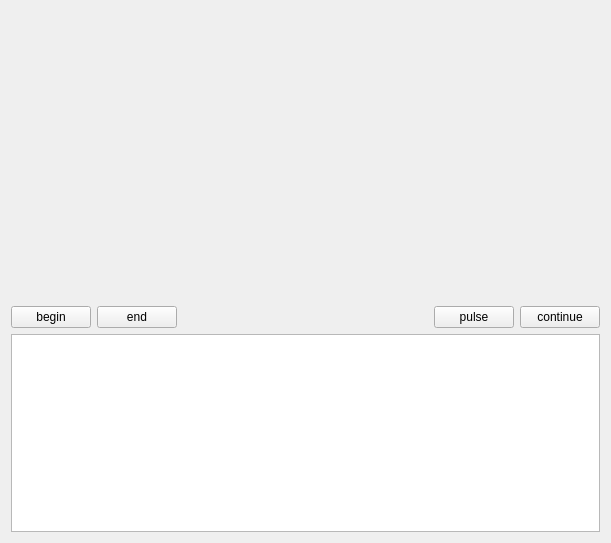
<?xml version="1.0" encoding="UTF-8"?>
<ui version="4.0">
 <class>myWidget</class>
 <widget class="QWidget" name="myWidget">
  <property name="geometry">
   <rect>
    <x>0</x>
    <y>0</y>
    <width>611</width>
    <height>543</height>
   </rect>
  </property>
  <property name="windowTitle">
   <string>myWidget</string>
  </property>
  <layout class="QGridLayout" name="gridLayout">
   <item row="0" column="1">
    <spacer name="verticalSpacer">
     <property name="orientation">
      <enum>Qt::Vertical</enum>
     </property>
     <property name="sizeHint" stdset="0">
      <size>
       <width>20</width>
       <height>295</height>
      </size>
     </property>
    </spacer>
   </item>
   <item row="1" column="0">
    <widget class="QPushButton" name="pushButtonBegin">
     <property name="text">
      <string>begin</string>
     </property>
    </widget>
   </item>
   <item row="1" column="1">
    <widget class="QPushButton" name="pushButtonEnd">
     <property name="text">
      <string>end</string>
     </property>
    </widget>
   </item>
   <item row="1" column="2">
    <spacer name="horizontalSpacer">
     <property name="orientation">
      <enum>Qt::Horizontal</enum>
     </property>
     <property name="sizeHint" stdset="0">
      <size>
       <width>266</width>
       <height>20</height>
      </size>
     </property>
    </spacer>
   </item>
   <item row="1" column="3">
    <widget class="QPushButton" name="pushButtonPulse">
     <property name="text">
      <string>pulse</string>
     </property>
    </widget>
   </item>
   <item row="1" column="4">
    <widget class="QPushButton" name="pushButtonContinue">
     <property name="text">
      <string>continue</string>
     </property>
    </widget>
   </item>
   <item row="2" column="0" colspan="5">
    <widget class="QTextBrowser" name="textBrowserDebug"/>
   </item>
  </layout>
 </widget>
 <layoutdefault spacing="6" margin="11"/>
 <resources/>
 <connections/>
</ui>
